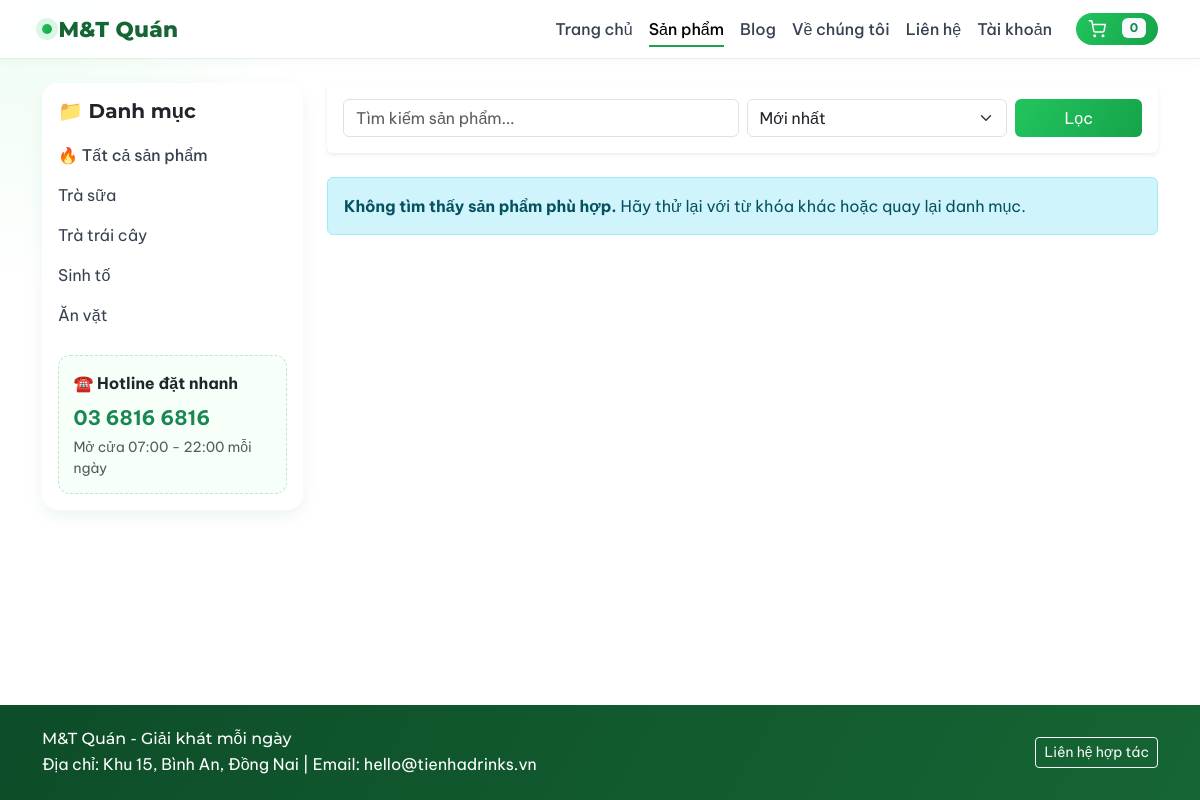
/index.php?page=products&category=sinh-to, run on the app's committed database.
### tables this page shows
CREATE TABLE `categories` (
  `id` int(10) UNSIGNED NOT NULL,
  `name` varchar(120) NOT NULL,
  `slug` varchar(160) NOT NULL,
  `description` varchar(255) DEFAULT NULL,
  `image` varchar(255) DEFAULT NULL,
  `display_order` int(11) NOT NULL DEFAULT '0',
  `is_active` tinyint(1) NOT NULL DEFAULT '1',
  `created_at` datetime NOT NULL DEFAULT CURRENT_TIMESTAMP
);

### includes/functions.php (called while the page is built, shortened)
<?php
require_once __DIR__ . '/../config/db.php';
function e(?string $value): string
{
	return htmlspecialchars($value ?? '', ENT_QUOTES, 'UTF-8');
}
function app_url(string $path = ''): string
{
	$base = rtrim(dirname($_SERVER['SCRIPT_NAME'] ?? '/'), '/\\');
	$base = $base === '.' ? '' : $base;
	return $base . '/' . ltrim($path, '/');
}
function get_categories(): array
{
	$stmt = db()->query('SELECT id, name, slug, description, image FROM categories WHERE is_active = 1 ORDER BY display_order, name');
	return $stmt->fetchAll();
}
function get_products(?string $categorySlug = null, ?string $keyword = null, string $sort = 'newest'): array
{
	$orderBy = 'p.id DESC';
	$sql = 'SELECT p.*, c.name AS category_name, c.slug AS category_slug
			FROM products p
			INNER JOIN categories c ON c.id = p.category_id
			WHERE 1 = 1';
	$params = [];
	if ($categorySlug) {
		$sql .= ' AND c.slug = :category_slug';
		$params[':category_slug'] = $categorySlug;
	}
	$sql .= " ORDER BY {$orderBy}";
	$stmt = db()->prepare($sql);
	$stmt->execute($params);
	return $stmt->fetchAll();
}

### config/db.php (called while the page is built, shortened)
<?php
function db(): PDO
{
	static $pdo = null;
	if ($pdo instanceof PDO) {
		return $pdo;
	}
	$dsn = 'mysql:host=' . DB_HOST . ';port=' . DB_PORT . ';dbname=' . DB_NAME . ';charset=utf8mb4';
	$options = [
		PDO::ATTR_ERRMODE => PDO::ERRMODE_EXCEPTION,
		PDO::ATTR_DEFAULT_FETCH_MODE => PDO::FETCH_ASSOC,
		PDO::ATTR_EMULATE_PREPARES => false,
	];
	$pdo = new PDO($dsn, DB_USER, DB_PASS, $options);
	return $pdo;
}

### pages/products.php (the view, shortened to what this page needs)
<?php
$category = $_GET['category'] ?? null;
$keyword = trim((string)($_GET['q'] ?? ''));
$sort = $_GET['sort'] ?? 'newest';
$products = get_products($category ?: null, $keyword !== '' ? $keyword : null, $sort);
?>
<div class="container">
    <div class="row g-4">
        <div class="col-lg-3">
            <?php require __DIR__ . '/../includes/sidebar.php'; ?>
        </div>
        <div class="col-lg-9">
            <div class="card border-0 shadow-sm mb-4">
                <div class="card-body">
                    <form class="row g-2" method="get" action="<?= e(app_url('index.php')) ?>">
                        <div class="col-md-6">
                            <input type="text" class="form-control" name="q" value="<?= e($keyword) ?>" placeholder="Tìm kiếm sản phẩm...">
                        </div>
                        <div class="col-md-4">
                            <select class="form-select" name="sort">
                                <option value="newest" <?= $sort === 'newest' ? 'selected' : '' ?>>Mới nhất</option>
                            </select>
                        </div>
                        <div class="col-md-2 d-grid">
                            <button type="submit" class="btn btn-success">Lọc</button>
                        </div>
                    </form>
                </div>
            </div>
            <div class="row g-4">
                <?php if (!$products): ?>
                    <div class="col-12">
                        <div class="alert alert-info">
                            <strong>Không tìm thấy sản phẩm phù hợp.</strong> Hãy thử lại với từ khóa khác hoặc quay lại danh mục.
                        </div>
                    </div>
                <?php endif; ?>
            </div>
        </div>
    </div>
</div>

### includes/sidebar.php (shortened to what this page needs)
<?php
$categories = get_categories();
?>
<aside class="sidebar card border-0" data-reveal>
	<div class="card-body">
		<h5 class="sidebar-title mb-3">📁 Danh mục</h5>
		<ul class="list-unstyled mb-4">
			<li class="mb-2">
				<a href="<?= e(app_url('index.php?page=products')) ?>" class="sidebar-link fw-500">
					🔥 Tất cả sản phẩm
				</a>
			</li>
			<?php foreach ($categories as $cat): ?>
				<li class="mb-2">
					<a href="<?= e(app_url('index.php?page=products&category=' . urlencode($cat['slug']))) ?>" class="sidebar-link">
						<?= e($cat['name']) ?>
					</a>
				</li>
			<?php endforeach; ?>
		</ul>
		<div class="support-box">
			<strong class="d-block mb-2">☎️ Hotline đặt nhanh</strong>
			<div class="fs-5 fw-bold text-success">03 6816 6816</div>
			<small class="text-muted d-block mt-1">Mở cửa 07:00 - 22:00 mỗi ngày</small>
		</div>
	</div>
</aside>

### assets/css/style.css (style rules this page uses)
:root { --brand-50: #edfdf2; --brand-100: #d2f9df; --brand-500: #1f9f52; --brand-600: #15803d; --brand-700: #166534; --accent: #f59e0b; --text-900: #1f2937; --text-700: #374151; --surface: #ffffff; --bg-soft: #f6fff8; --shadow-sm: 0 6px 16px rgba(21, 128, 61, 0.08); --shadow-md: 0 16px 34px rgba(21, 128, 61, 0.14); }
html, body { height: 100%; }
body { font-family: "Be Vietnam Pro", sans-serif; color: var(--text-900); background: radial-gradient(circle at top left, var(--brand-50), #ffffff 20%); }
h1, h2, h3, h4, h5, h6, .navbar-brand { font-family: "Montserrat", sans-serif; }
.btn-success { background: linear-gradient(120deg, #22c55e, #16a34a); border: none; }
[data-reveal] { opacity: 1; transform: none; }
html.js [data-reveal] { transition: opacity 0.7s ease, transform 0.7s ease; transition-delay: var(--delay, 0s); }
.sidebar .sidebar-title { font-weight: 700; }
.sidebar-link { color: var(--text-700); text-decoration: none; }
.support-box { background: var(--bg-soft); border: 1px dashed #bfe7cb; border-radius: 12px; padding: 0.9rem; }
.card { box-shadow: var(--shadow-sm); transition: transform 0.25s ease, box-shadow 0.25s ease; }
.sidebar { box-shadow: var(--shadow-sm); border-radius: 16px; position: sticky; top: 80px; }
.sidebar-link { transition: color 0.2s ease, padding-left 0.2s ease; display: block; padding: 0.25rem 0 0.25rem 0; }
.fw-500 { font-weight: 500; }

### data on the page
categories: name "Trà sữa"
categories: name "Trà trái cây"
categories: name "Sinh tố"
categories: name "Ăn vặt"

### other printed values
$label "Trang chủ"
$label "Sản phẩm"
$label "Blog"
$label "Về chúng tôi"
$label "Liên hệ"
$label "Tài khoản"
cart_count() "0"
